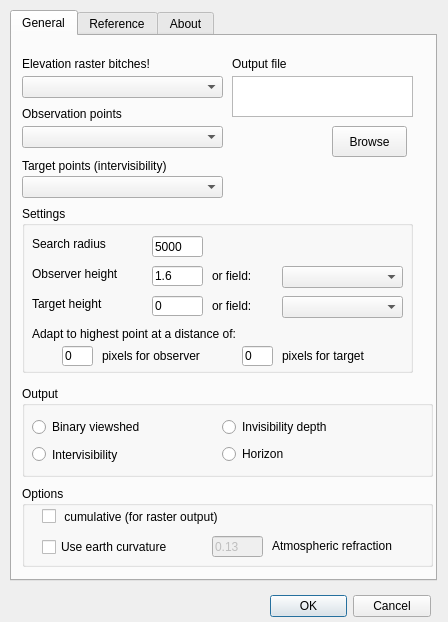
<?xml version="1.0" encoding="UTF-8"?>
<ui version="4.0">
 <class>ViewshedAnalysis</class>
 <widget class="QDialog" name="ViewshedAnalysis">
  <property name="geometry">
   <rect>
    <x>0</x>
    <y>0</y>
    <width>448</width>
    <height>622</height>
   </rect>
  </property>
  <property name="windowTitle">
   <string>Advanced viewshed analysis</string>
  </property>
  <widget class="QTabWidget" name="tabWidget">
   <property name="geometry">
    <rect>
     <x>10</x>
     <y>10</y>
     <width>427</width>
     <height>571</height>
    </rect>
   </property>
   <property name="currentIndex">
    <number>0</number>
   </property>
   <widget class="QWidget" name="General_tab">
    <attribute name="title">
     <string>General</string>
    </attribute>
    <widget class="QComboBox" name="cmbPoints">
     <property name="geometry">
      <rect>
       <x>10</x>
       <y>90</y>
       <width>201</width>
       <height>22</height>
      </rect>
     </property>
     <property name="editable">
      <bool>false</bool>
     </property>
    </widget>
    <widget class="QLabel" name="label">
     <property name="geometry">
      <rect>
       <x>10</x>
       <y>20</y>
       <width>171</width>
       <height>16</height>
      </rect>
     </property>
     <property name="text">
      <string>Elevation raster bitches!</string>
     </property>
    </widget>
    <widget class="QLabel" name="label_2">
     <property name="geometry">
      <rect>
       <x>10</x>
       <y>70</y>
       <width>131</width>
       <height>16</height>
      </rect>
     </property>
     <property name="text">
      <string>Observation points</string>
     </property>
    </widget>
    <widget class="QComboBox" name="cmbRaster">
     <property name="geometry">
      <rect>
       <x>10</x>
       <y>40</y>
       <width>201</width>
       <height>22</height>
      </rect>
     </property>
    </widget>
    <widget class="QPlainTextEdit" name="txtOutput">
     <property name="geometry">
      <rect>
       <x>220</x>
       <y>40</y>
       <width>181</width>
       <height>41</height>
      </rect>
     </property>
    </widget>
    <widget class="QLabel" name="label_5">
     <property name="geometry">
      <rect>
       <x>220</x>
       <y>20</y>
       <width>91</width>
       <height>16</height>
      </rect>
     </property>
     <property name="text">
      <string>Output file</string>
     </property>
    </widget>
    <widget class="QPushButton" name="cmdBrowse">
     <property name="geometry">
      <rect>
       <x>320</x>
       <y>90</y>
       <width>75</width>
       <height>31</height>
      </rect>
     </property>
     <property name="text">
      <string>Browse</string>
     </property>
    </widget>
    <widget class="QGroupBox" name="Output_groupBox">
     <property name="geometry">
      <rect>
       <x>10</x>
       <y>350</y>
       <width>411</width>
       <height>91</height>
      </rect>
     </property>
     <property name="title">
      <string>Output </string>
     </property>
     <widget class="QRadioButton" name="chkBinary">
      <property name="geometry">
       <rect>
        <x>10</x>
        <y>30</y>
        <width>141</width>
        <height>22</height>
       </rect>
      </property>
      <property name="text">
       <string>Binary viewshed</string>
      </property>
     </widget>
     <widget class="QRadioButton" name="chkInvisibility">
      <property name="geometry">
       <rect>
        <x>200</x>
        <y>30</y>
        <width>141</width>
        <height>22</height>
       </rect>
      </property>
      <property name="text">
       <string>Invisibility depth</string>
      </property>
     </widget>
     <widget class="QRadioButton" name="chkIntervisibility">
      <property name="geometry">
       <rect>
        <x>10</x>
        <y>60</y>
        <width>161</width>
        <height>17</height>
       </rect>
      </property>
      <property name="text">
       <string>Intervisibility</string>
      </property>
     </widget>
     <widget class="QRadioButton" name="chkHorizon">
      <property name="geometry">
       <rect>
        <x>200</x>
        <y>60</y>
        <width>181</width>
        <height>16</height>
       </rect>
      </property>
      <property name="text">
       <string>Horizon</string>
      </property>
     </widget>
    </widget>
    <widget class="QGroupBox" name="groupBox_3">
     <property name="geometry">
      <rect>
       <x>10</x>
       <y>170</y>
       <width>391</width>
       <height>167</height>
      </rect>
     </property>
     <property name="title">
      <string>Settings </string>
     </property>
     <widget class="QLabel" name="label_16">
      <property name="geometry">
       <rect>
        <x>260</x>
        <y>140</y>
        <width>121</width>
        <height>20</height>
       </rect>
      </property>
      <property name="text">
       <string>pixels for target</string>
      </property>
     </widget>
     <widget class="QLineEdit" name="txtAdaptRadiusObs">
      <property name="geometry">
       <rect>
        <x>40</x>
        <y>140</y>
        <width>31</width>
        <height>20</height>
       </rect>
      </property>
      <property name="text">
       <string>0</string>
      </property>
     </widget>
     <widget class="QLabel" name="label_15">
      <property name="geometry">
       <rect>
        <x>80</x>
        <y>140</y>
        <width>131</width>
        <height>20</height>
       </rect>
      </property>
      <property name="text">
       <string>pixels for observer</string>
      </property>
     </widget>
     <widget class="QLineEdit" name="txtAdaptRadiusTarget">
      <property name="geometry">
       <rect>
        <x>220</x>
        <y>140</y>
        <width>31</width>
        <height>20</height>
       </rect>
      </property>
      <property name="text">
       <string>0</string>
      </property>
     </widget>
     <widget class="QComboBox" name="cmbTargetField">
      <property name="geometry">
       <rect>
        <x>260</x>
        <y>90</y>
        <width>121</width>
        <height>22</height>
       </rect>
      </property>
      <property name="editable">
       <bool>false</bool>
      </property>
     </widget>
     <widget class="QLabel" name="label_10">
      <property name="geometry">
       <rect>
        <x>190</x>
        <y>60</y>
        <width>61</width>
        <height>20</height>
       </rect>
      </property>
      <property name="text">
       <string>or field:</string>
      </property>
     </widget>
     <widget class="QLineEdit" name="txtObserver">
      <property name="geometry">
       <rect>
        <x>130</x>
        <y>60</y>
        <width>51</width>
        <height>20</height>
       </rect>
      </property>
      <property name="text">
       <string>1.6</string>
      </property>
     </widget>
     <widget class="QComboBox" name="cmbObsField">
      <property name="geometry">
       <rect>
        <x>260</x>
        <y>60</y>
        <width>121</width>
        <height>22</height>
       </rect>
      </property>
      <property name="editable">
       <bool>false</bool>
      </property>
     </widget>
     <widget class="QLabel" name="label_11">
      <property name="geometry">
       <rect>
        <x>190</x>
        <y>90</y>
        <width>61</width>
        <height>20</height>
       </rect>
      </property>
      <property name="text">
       <string>or field:</string>
      </property>
     </widget>
     <widget class="QLabel" name="label_4">
      <property name="geometry">
       <rect>
        <x>10</x>
        <y>90</y>
        <width>101</width>
        <height>16</height>
       </rect>
      </property>
      <property name="text">
       <string>Target height</string>
      </property>
     </widget>
     <widget class="QLabel" name="label_3">
      <property name="geometry">
       <rect>
        <x>10</x>
        <y>60</y>
        <width>121</width>
        <height>16</height>
       </rect>
      </property>
      <property name="text">
       <string>Observer height</string>
      </property>
     </widget>
     <widget class="QLineEdit" name="txtTarget">
      <property name="geometry">
       <rect>
        <x>130</x>
        <y>90</y>
        <width>51</width>
        <height>20</height>
       </rect>
      </property>
      <property name="text">
       <string>0</string>
      </property>
     </widget>
     <widget class="QLabel" name="label_6">
      <property name="geometry">
       <rect>
        <x>10</x>
        <y>120</y>
        <width>271</width>
        <height>16</height>
       </rect>
      </property>
      <property name="text">
       <string>Adapt to highest point at a distance of: </string>
      </property>
     </widget>
     <widget class="QLineEdit" name="txtRadius">
      <property name="geometry">
       <rect>
        <x>130</x>
        <y>30</y>
        <width>51</width>
        <height>21</height>
       </rect>
      </property>
      <property name="text">
       <string>5000</string>
      </property>
     </widget>
     <widget class="QLabel" name="label_8">
      <property name="geometry">
       <rect>
        <x>10</x>
        <y>30</y>
        <width>91</width>
        <height>16</height>
       </rect>
      </property>
      <property name="text">
       <string>Search radius</string>
      </property>
     </widget>
    </widget>
    <widget class="QGroupBox" name="groupBox">
     <property name="geometry">
      <rect>
       <x>10</x>
       <y>450</y>
       <width>411</width>
       <height>81</height>
      </rect>
     </property>
     <property name="title">
      <string>Options</string>
     </property>
     <widget class="QCheckBox" name="chkCurvature">
      <property name="geometry">
       <rect>
        <x>20</x>
        <y>50</y>
        <width>161</width>
        <height>22</height>
       </rect>
      </property>
      <property name="text">
       <string>Use earth curvature</string>
      </property>
     </widget>
     <widget class="QLineEdit" name="txtRefraction">
      <property name="enabled">
       <bool>false</bool>
      </property>
      <property name="geometry">
       <rect>
        <x>190</x>
        <y>50</y>
        <width>51</width>
        <height>21</height>
       </rect>
      </property>
      <property name="text">
       <string>0.13</string>
      </property>
     </widget>
     <widget class="QLabel" name="label_17">
      <property name="geometry">
       <rect>
        <x>250</x>
        <y>50</y>
        <width>161</width>
        <height>20</height>
       </rect>
      </property>
      <property name="text">
       <string>Atmospheric refraction</string>
      </property>
     </widget>
     <widget class="QCheckBox" name="chkCumulative">
      <property name="enabled">
       <bool>true</bool>
      </property>
      <property name="geometry">
       <rect>
        <x>20</x>
        <y>20</y>
        <width>261</width>
        <height>21</height>
       </rect>
      </property>
      <property name="text">
       <string> cumulative (for raster output)</string>
      </property>
     </widget>
    </widget>
    <widget class="QComboBox" name="cmbPointsTarget">
     <property name="enabled">
      <bool>true</bool>
     </property>
     <property name="geometry">
      <rect>
       <x>10</x>
       <y>140</y>
       <width>201</width>
       <height>22</height>
      </rect>
     </property>
     <property name="editable">
      <bool>false</bool>
     </property>
    </widget>
    <widget class="QLabel" name="label_7">
     <property name="geometry">
      <rect>
       <x>10</x>
       <y>120</y>
       <width>191</width>
       <height>20</height>
      </rect>
     </property>
     <property name="text">
      <string>Target points (intervisibility)</string>
     </property>
    </widget>
   </widget>
   <widget class="QWidget" name="tab">
    <attribute name="title">
     <string>Reference</string>
    </attribute>
    <widget class="QTextBrowser" name="textBrowser_2">
     <property name="geometry">
      <rect>
       <x>0</x>
       <y>0</y>
       <width>421</width>
       <height>501</height>
      </rect>
     </property>
     <property name="html">
      <string>&lt;!DOCTYPE HTML PUBLIC &quot;-//W3C//DTD HTML 4.0//EN&quot; &quot;http://www.w3.org/TR/REC-html40/strict.dtd&quot;&gt;
&lt;html&gt;&lt;head&gt;&lt;meta name=&quot;qrichtext&quot; content=&quot;1&quot; /&gt;&lt;style type=&quot;text/css&quot;&gt;
p, li { white-space: pre-wrap; }
&lt;/style&gt;&lt;/head&gt;&lt;body style=&quot; font-family:'Noto Sans'; font-size:9pt; font-weight:400; font-style:normal;&quot;&gt;
&lt;p style=&quot; margin-top:0px; margin-bottom:0px; margin-left:0px; margin-right:0px; -qt-block-indent:0; text-indent:0px;&quot;&gt;&lt;span style=&quot; font-family:'Ubuntu'; font-size:10pt; font-weight:600;&quot;&gt;Raster layer:&lt;/span&gt;&lt;span style=&quot; font-family:'Ubuntu'; font-size:10pt;&quot;&gt; any supported raster format. For better performance the extent of the raster should be cropped to the analysed area. Too large of a raster will saturate memory.&lt;/span&gt;&lt;/p&gt;
&lt;p style=&quot; margin-top:12px; margin-bottom:12px; margin-left:0px; margin-right:0px; -qt-block-indent:0; text-indent:0px;&quot;&gt;&lt;span style=&quot; font-family:'Ubuntu'; font-size:10pt; font-weight:600;&quot;&gt;Observer points:&lt;/span&gt;&lt;span style=&quot; font-family:'Ubuntu'; font-size:10pt;&quot;&gt; shapefile containing observer points. The coordinate reference systems of the elevation raster and the observer/target point(s) &lt;/span&gt;&lt;span style=&quot; font-family:'Ubuntu'; font-size:10pt; text-decoration: underline;&quot;&gt;must match&lt;/span&gt;&lt;span style=&quot; font-family:'Ubuntu'; font-size:10pt;&quot;&gt;. If field named&lt;/span&gt;&lt;span style=&quot; font-family:'Ubuntu'; font-size:10pt; font-weight:600;&quot;&gt; ID &lt;/span&gt;&lt;span style=&quot; font-family:'Ubuntu'; font-size:10pt;&quot;&gt;exists&lt;/span&gt;&lt;span style=&quot; font-family:'Ubuntu'; font-size:10pt; font-weight:600;&quot;&gt;, &lt;/span&gt;&lt;span style=&quot; font-family:'Ubuntu'; font-size:10pt;&quot;&gt;it will be used for filenames and &lt;/span&gt;&lt;span style=&quot; font-family:'Ubuntu'; font-size:10pt; text-decoration: underline;&quot;&gt;should be unique&lt;/span&gt;&lt;span style=&quot; font-family:'Ubuntu'; font-size:10pt;&quot;&gt;. Otherwise, the internal Id is used.&lt;/span&gt;&lt;/p&gt;
&lt;p style=&quot; margin-top:12px; margin-bottom:12px; margin-left:0px; margin-right:0px; -qt-block-indent:0; text-indent:0px;&quot;&gt;&lt;span style=&quot; font-family:'Ubuntu'; font-size:10pt; font-weight:600;&quot;&gt;Target points:&lt;/span&gt;&lt;span style=&quot; font-family:'Ubuntu'; font-size:10pt;&quot;&gt; this option is normally used for intervisibility analysis. If chosen with other otput options it behaves as a mask, i.e. only the pixels corresponding to target points are analysed.&lt;/span&gt;&lt;/p&gt;
&lt;p style=&quot; margin-top:12px; margin-bottom:12px; margin-left:0px; margin-right:0px; -qt-block-indent:0; text-indent:0px;&quot;&gt;&lt;span style=&quot; font-family:'Ubuntu'; font-size:10pt; font-weight:600;&quot;&gt;Search radius&lt;/span&gt;&lt;span style=&quot; font-family:'Ubuntu'; font-size:10pt;&quot;&gt;: size of the analyzed area around each observer point.&lt;/span&gt;&lt;/p&gt;
&lt;p style=&quot; margin-top:12px; margin-bottom:12px; margin-left:0px; margin-right:0px; -qt-block-indent:0; text-indent:0px;&quot;&gt;&lt;span style=&quot; font-family:'Ubuntu'; font-size:10pt; font-weight:600;&quot;&gt;Adapt to highest point: &lt;/span&gt;&lt;span style=&quot; font-family:'Ubuntu'; font-size:10pt;&quot;&gt;search the highest point in the vicinity. The search is made in a quadrangular window where the observer point is in the middle.&lt;/span&gt;&lt;/p&gt;
&lt;p style=&quot; margin-top:12px; margin-bottom:12px; margin-left:0px; margin-right:0px; -qt-block-indent:0; text-indent:0px;&quot;&gt;&lt;span style=&quot; font-family:'Ubuntu'; font-size:10pt; font-weight:600;&quot;&gt;Viewshed:&lt;/span&gt;&lt;span style=&quot; font-family:'Ubuntu'; font-size:10pt;&quot;&gt; standard true/false (binary) viewshed. Multiple viewsheds can be combined in a one raster layer using the cumulative option.&lt;/span&gt;&lt;/p&gt;
&lt;p style=&quot; margin-top:12px; margin-bottom:12px; margin-left:0px; margin-right:0px; -qt-block-indent:0; text-indent:0px;&quot;&gt;&lt;span style=&quot; font-family:'Ubuntu'; font-size:10pt; font-weight:600;&quot;&gt;Intervisibility: &lt;/span&gt;&lt;span style=&quot; font-family:'Ubuntu'; font-size:10pt;&quot;&gt;produces a network of visual relationships between two sets of points (or whithin a single set). &lt;/span&gt;&lt;/p&gt;
&lt;p style=&quot; margin-top:12px; margin-bottom:12px; margin-left:0px; margin-right:0px; -qt-block-indent:0; text-indent:0px;&quot;&gt;&lt;span style=&quot; font-family:'Ubuntu'; font-size:10pt; font-weight:600;&quot;&gt;Invisibility depth:&lt;/span&gt;&lt;span style=&quot; font-family:'Ubuntu'; font-size:10pt;&quot;&gt; measures the size an object should attain in order to become visible if placed in an area out of view. &lt;/span&gt;&lt;/p&gt;
&lt;p style=&quot; margin-top:12px; margin-bottom:12px; margin-left:0px; margin-right:0px; -qt-block-indent:0; text-indent:0px;&quot;&gt;&lt;span style=&quot; font-family:'Ubuntu'; font-size:10pt; font-weight:600;&quot;&gt;Horizon:&lt;/span&gt;&lt;span style=&quot; font-family:'Ubuntu'; font-size:10pt;&quot;&gt; is the last visible place on the terrain, which corresponds to fringes of visible zones.&lt;/span&gt;&lt;/p&gt;
&lt;p style=&quot; margin-top:12px; margin-bottom:12px; margin-left:0px; margin-right:0px; -qt-block-indent:0; text-indent:0px;&quot;&gt;&lt;span style=&quot; font-family:'Ubuntu'; font-size:10pt; font-weight:600;&quot;&gt;Earth curvature:&lt;/span&gt;&lt;span style=&quot; font-family:'Ubuntu'; font-size:10pt;&quot;&gt; takes into account the slope of  Earth's surface around the observer point.&lt;/span&gt;&lt;/p&gt;
&lt;p style=&quot; margin-top:12px; margin-bottom:12px; margin-left:0px; margin-right:0px; -qt-block-indent:0; text-indent:0px;&quot;&gt;&lt;span style=&quot; font-family:'Ubuntu'; font-size:10pt; font-weight:600;&quot;&gt;Atmospheric refraction:&lt;/span&gt;&lt;span style=&quot; font-family:'Ubuntu'; font-size:10pt;&quot;&gt;  coefficient used to calculate the bending down of the light due to the atmosphere.&lt;/span&gt;&lt;/p&gt;&lt;/body&gt;&lt;/html&gt;</string>
     </property>
    </widget>
    <widget class="QLabel" name="label_19">
     <property name="geometry">
      <rect>
       <x>50</x>
       <y>510</y>
       <width>301</width>
       <height>21</height>
      </rect>
     </property>
     <property name="text">
      <string>&lt;html&gt;&lt;head/&gt;&lt;body&gt;&lt;p&gt;&lt;a href=&quot;http://hub.qgis.org/projects/viewshed/wiki&quot;&gt;&lt;span style=&quot; text-decoration: underline; color:#0000ff;&quot;&gt;See project web page for more information.&lt;/span&gt;&lt;/a&gt;&lt;/p&gt;&lt;/body&gt;&lt;/html&gt;</string>
     </property>
     <property name="textFormat">
      <enum>Qt::RichText</enum>
     </property>
     <property name="openExternalLinks">
      <bool>true</bool>
     </property>
    </widget>
   </widget>
   <widget class="QWidget" name="About_tab">
    <attribute name="title">
     <string>About</string>
    </attribute>
    <widget class="QLabel" name="label_12">
     <property name="geometry">
      <rect>
       <x>30</x>
       <y>90</y>
       <width>351</width>
       <height>61</height>
      </rect>
     </property>
     <property name="text">
      <string>Developed by Zoran Čučković
Laboratoire Chrono-environnement – UMR 6249
Université de Franche-Comté, Besançon (France)</string>
     </property>
    </widget>
    <widget class="QLabel" name="label_13">
     <property name="geometry">
      <rect>
       <x>30</x>
       <y>50</y>
       <width>81</width>
       <height>17</height>
      </rect>
     </property>
     <property name="font">
      <font>
       <weight>75</weight>
       <bold>true</bold>
      </font>
     </property>
     <property name="text">
      <string>Version 0.4.2</string>
     </property>
    </widget>
    <widget class="QLabel" name="label_14">
     <property name="geometry">
      <rect>
       <x>30</x>
       <y>180</y>
       <width>261</width>
       <height>41</height>
      </rect>
     </property>
     <property name="text">
      <string>&lt;html&gt;&lt;head/&gt;&lt;body&gt;&lt;p&gt;&lt;a href=&quot;http://hub.qgis.org/projects/viewshed/wiki&quot;&gt;&lt;span style=&quot; text-decoration: underline; color:#0000ff;&quot;&gt;See project web page.&lt;/span&gt;&lt;/a&gt;&lt;/p&gt;&lt;/body&gt;&lt;/html&gt;</string>
     </property>
     <property name="textFormat">
      <enum>Qt::RichText</enum>
     </property>
     <property name="openExternalLinks">
      <bool>true</bool>
     </property>
    </widget>
    <widget class="QLabel" name="label_18">
     <property name="geometry">
      <rect>
       <x>30</x>
       <y>160</y>
       <width>231</width>
       <height>17</height>
      </rect>
     </property>
     <property name="text">
      <string>(cuckovic.zoran@gmail.com)</string>
     </property>
    </widget>
   </widget>
  </widget>
  <widget class="QDialogButtonBox" name="buttonBox">
   <property name="geometry">
    <rect>
     <x>270</x>
     <y>590</y>
     <width>161</width>
     <height>32</height>
    </rect>
   </property>
   <property name="orientation">
    <enum>Qt::Horizontal</enum>
   </property>
   <property name="standardButtons">
    <set>QDialogButtonBox::Cancel|QDialogButtonBox::Ok</set>
   </property>
  </widget>
 </widget>
 <resources/>
 <connections>
  <connection>
   <sender>buttonBox</sender>
   <signal>accepted()</signal>
   <receiver>ViewshedAnalysis</receiver>
   <slot>accept()</slot>
   <hints>
    <hint type="sourcelabel">
     <x>260</x>
     <y>586</y>
    </hint>
    <hint type="destinationlabel">
     <x>157</x>
     <y>274</y>
    </hint>
   </hints>
  </connection>
  <connection>
   <sender>buttonBox</sender>
   <signal>rejected()</signal>
   <receiver>ViewshedAnalysis</receiver>
   <slot>reject()</slot>
   <hints>
    <hint type="sourcelabel">
     <x>316</x>
     <y>586</y>
    </hint>
    <hint type="destinationlabel">
     <x>286</x>
     <y>274</y>
    </hint>
   </hints>
  </connection>
  <connection>
   <sender>chkCurvature</sender>
   <signal>toggled(bool)</signal>
   <receiver>txtRefraction</receiver>
   <slot>setEnabled(bool)</slot>
   <hints>
    <hint type="sourcelabel">
     <x>124</x>
     <y>552</y>
    </hint>
    <hint type="destinationlabel">
     <x>239</x>
     <y>551</y>
    </hint>
   </hints>
  </connection>
 </connections>
</ui>
